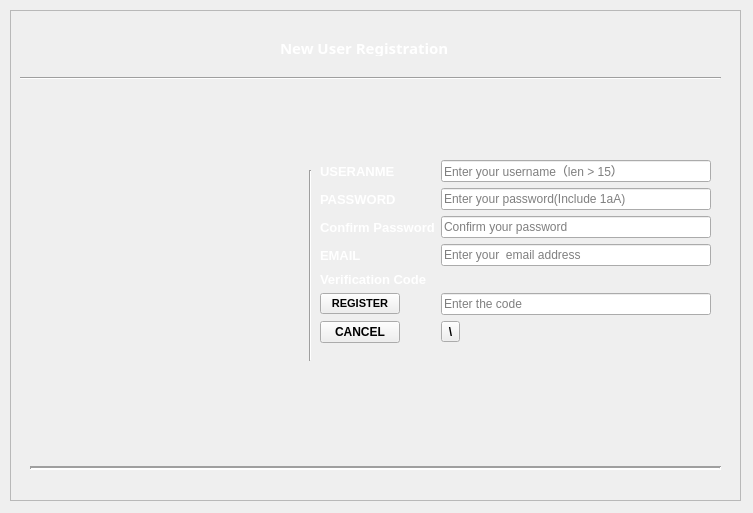
<?xml version="1.0" encoding="UTF-8"?>
<ui version="4.0">
 <class>registration</class>
 <widget class="QWidget" name="registration">
  <property name="geometry">
   <rect>
    <x>0</x>
    <y>0</y>
    <width>753</width>
    <height>513</height>
   </rect>
  </property>
  <property name="windowTitle">
   <string>System registration interface</string>
  </property>
  <property name="windowIcon">
   <iconset>
    <normaloff>C:/Users/Bao/Downloads/register_login_signup_icon_219991.ico</normaloff>C:/Users/Bao/Downloads/register_login_signup_icon_219991.ico</iconset>
  </property>
  <widget class="QFrame" name="frame">
   <property name="geometry">
    <rect>
     <x>10</x>
     <y>10</y>
     <width>731</width>
     <height>491</height>
    </rect>
   </property>
   <property name="frameShape">
    <enum>QFrame::StyledPanel</enum>
   </property>
   <property name="frameShadow">
    <enum>QFrame::Raised</enum>
   </property>
   <widget class="QLabel" name="label">
    <property name="geometry">
     <rect>
      <x>0</x>
      <y>0</y>
      <width>741</width>
      <height>491</height>
     </rect>
    </property>
    <property name="text">
     <string/>
    </property>
    <property name="pixmap">
     <pixmap>C:/Users/Bao/Desktop/bd/wallhaven-4gxmpd.jpg</pixmap>
    </property>
    <property name="scaledContents">
     <bool>true</bool>
    </property>
   </widget>
   <widget class="QWidget" name="formLayoutWidget">
    <property name="geometry">
     <rect>
      <x>310</x>
      <y>150</y>
      <width>391</width>
      <height>241</height>
     </rect>
    </property>
    <layout class="QFormLayout" name="formLayout">
     <item row="0" column="0">
      <widget class="QLabel" name="label_username">
       <property name="palette">
        <palette>
         <active>
          <colorrole role="WindowText">
           <brush brushstyle="SolidPattern">
            <color alpha="255">
             <red>255</red>
             <green>255</green>
             <blue>255</blue>
            </color>
           </brush>
          </colorrole>
         </active>
         <inactive>
          <colorrole role="WindowText">
           <brush brushstyle="SolidPattern">
            <color alpha="255">
             <red>255</red>
             <green>255</green>
             <blue>255</blue>
            </color>
           </brush>
          </colorrole>
         </inactive>
         <disabled>
          <colorrole role="WindowText">
           <brush brushstyle="SolidPattern">
            <color alpha="255">
             <red>120</red>
             <green>120</green>
             <blue>120</blue>
            </color>
           </brush>
          </colorrole>
         </disabled>
        </palette>
       </property>
       <property name="font">
        <font>
         <pointsize>10</pointsize>
         <weight>75</weight>
         <bold>true</bold>
        </font>
       </property>
       <property name="text">
        <string>USERANME</string>
       </property>
      </widget>
     </item>
     <item row="0" column="1">
      <widget class="QLineEdit" name="Line_username">
       <property name="placeholderText">
        <string>Enter your username（len &gt; 15）</string>
       </property>
      </widget>
     </item>
     <item row="1" column="0">
      <widget class="QLabel" name="label_password">
       <property name="palette">
        <palette>
         <active>
          <colorrole role="WindowText">
           <brush brushstyle="SolidPattern">
            <color alpha="255">
             <red>255</red>
             <green>255</green>
             <blue>255</blue>
            </color>
           </brush>
          </colorrole>
         </active>
         <inactive>
          <colorrole role="WindowText">
           <brush brushstyle="SolidPattern">
            <color alpha="255">
             <red>255</red>
             <green>255</green>
             <blue>255</blue>
            </color>
           </brush>
          </colorrole>
         </inactive>
         <disabled>
          <colorrole role="WindowText">
           <brush brushstyle="SolidPattern">
            <color alpha="255">
             <red>120</red>
             <green>120</green>
             <blue>120</blue>
            </color>
           </brush>
          </colorrole>
         </disabled>
        </palette>
       </property>
       <property name="font">
        <font>
         <pointsize>10</pointsize>
         <weight>75</weight>
         <bold>true</bold>
        </font>
       </property>
       <property name="text">
        <string>PASSWORD</string>
       </property>
      </widget>
     </item>
     <item row="1" column="1">
      <widget class="QLineEdit" name="Line_password">
       <property name="placeholderText">
        <string>Enter your password(Include 1aA)</string>
       </property>
      </widget>
     </item>
     <item row="2" column="0">
      <widget class="QLabel" name="label_passwordagain">
       <property name="palette">
        <palette>
         <active>
          <colorrole role="WindowText">
           <brush brushstyle="SolidPattern">
            <color alpha="255">
             <red>255</red>
             <green>255</green>
             <blue>255</blue>
            </color>
           </brush>
          </colorrole>
         </active>
         <inactive>
          <colorrole role="WindowText">
           <brush brushstyle="SolidPattern">
            <color alpha="255">
             <red>255</red>
             <green>255</green>
             <blue>255</blue>
            </color>
           </brush>
          </colorrole>
         </inactive>
         <disabled>
          <colorrole role="WindowText">
           <brush brushstyle="SolidPattern">
            <color alpha="255">
             <red>120</red>
             <green>120</green>
             <blue>120</blue>
            </color>
           </brush>
          </colorrole>
         </disabled>
        </palette>
       </property>
       <property name="font">
        <font>
         <pointsize>10</pointsize>
         <weight>75</weight>
         <bold>true</bold>
        </font>
       </property>
       <property name="text">
        <string>Confirm Password</string>
       </property>
      </widget>
     </item>
     <item row="2" column="1">
      <widget class="QLineEdit" name="Line_passwordcomfire">
       <property name="echoMode">
        <enum>QLineEdit::Password</enum>
       </property>
       <property name="placeholderText">
        <string>Confirm your password</string>
       </property>
      </widget>
     </item>
     <item row="3" column="0">
      <widget class="QLabel" name="label_email">
       <property name="palette">
        <palette>
         <active>
          <colorrole role="WindowText">
           <brush brushstyle="SolidPattern">
            <color alpha="255">
             <red>255</red>
             <green>255</green>
             <blue>255</blue>
            </color>
           </brush>
          </colorrole>
         </active>
         <inactive>
          <colorrole role="WindowText">
           <brush brushstyle="SolidPattern">
            <color alpha="255">
             <red>255</red>
             <green>255</green>
             <blue>255</blue>
            </color>
           </brush>
          </colorrole>
         </inactive>
         <disabled>
          <colorrole role="WindowText">
           <brush brushstyle="SolidPattern">
            <color alpha="255">
             <red>120</red>
             <green>120</green>
             <blue>120</blue>
            </color>
           </brush>
          </colorrole>
         </disabled>
        </palette>
       </property>
       <property name="font">
        <font>
         <pointsize>10</pointsize>
         <weight>75</weight>
         <bold>true</bold>
        </font>
       </property>
       <property name="text">
        <string>EMAIL</string>
       </property>
      </widget>
     </item>
     <item row="3" column="1">
      <widget class="QLineEdit" name="Line_email">
       <property name="placeholderText">
        <string>Enter your  email address</string>
       </property>
      </widget>
     </item>
     <item row="4" column="0">
      <widget class="QLabel" name="label_code">
       <property name="palette">
        <palette>
         <active>
          <colorrole role="WindowText">
           <brush brushstyle="SolidPattern">
            <color alpha="255">
             <red>255</red>
             <green>255</green>
             <blue>255</blue>
            </color>
           </brush>
          </colorrole>
         </active>
         <inactive>
          <colorrole role="WindowText">
           <brush brushstyle="SolidPattern">
            <color alpha="255">
             <red>255</red>
             <green>255</green>
             <blue>255</blue>
            </color>
           </brush>
          </colorrole>
         </inactive>
         <disabled>
          <colorrole role="WindowText">
           <brush brushstyle="SolidPattern">
            <color alpha="255">
             <red>120</red>
             <green>120</green>
             <blue>120</blue>
            </color>
           </brush>
          </colorrole>
         </disabled>
        </palette>
       </property>
       <property name="font">
        <font>
         <pointsize>10</pointsize>
         <weight>75</weight>
         <bold>true</bold>
        </font>
       </property>
       <property name="text">
        <string>Verification Code</string>
       </property>
      </widget>
     </item>
     <item row="4" column="1">
      <widget class="QLabel" name="codeimage">
       <property name="text">
        <string/>
       </property>
      </widget>
     </item>
     <item row="5" column="0">
      <widget class="QPushButton" name="register_but">
       <property name="palette">
        <palette>
         <active>
          <colorrole role="WindowText">
           <brush brushstyle="SolidPattern">
            <color alpha="255">
             <red>85</red>
             <green>85</green>
             <blue>255</blue>
            </color>
           </brush>
          </colorrole>
          <colorrole role="ButtonText">
           <brush brushstyle="SolidPattern">
            <color alpha="255">
             <red>0</red>
             <green>0</green>
             <blue>0</blue>
            </color>
           </brush>
          </colorrole>
         </active>
         <inactive>
          <colorrole role="WindowText">
           <brush brushstyle="SolidPattern">
            <color alpha="255">
             <red>85</red>
             <green>85</green>
             <blue>255</blue>
            </color>
           </brush>
          </colorrole>
          <colorrole role="ButtonText">
           <brush brushstyle="SolidPattern">
            <color alpha="255">
             <red>0</red>
             <green>0</green>
             <blue>0</blue>
            </color>
           </brush>
          </colorrole>
         </inactive>
         <disabled>
          <colorrole role="WindowText">
           <brush brushstyle="SolidPattern">
            <color alpha="255">
             <red>120</red>
             <green>120</green>
             <blue>120</blue>
            </color>
           </brush>
          </colorrole>
          <colorrole role="ButtonText">
           <brush brushstyle="SolidPattern">
            <color alpha="255">
             <red>120</red>
             <green>120</green>
             <blue>120</blue>
            </color>
           </brush>
          </colorrole>
         </disabled>
        </palette>
       </property>
       <property name="font">
        <font>
         <pointsize>8</pointsize>
         <weight>75</weight>
         <bold>true</bold>
        </font>
       </property>
       <property name="text">
        <string>REGISTER</string>
       </property>
       <property name="icon">
        <iconset>
         <normaloff>C:/Users/Bao/Downloads/smartphone_mobile_phone_online_registration_check_mark_checked_approved_done_icon_175516.ico</normaloff>C:/Users/Bao/Downloads/smartphone_mobile_phone_online_registration_check_mark_checked_approved_done_icon_175516.ico</iconset>
       </property>
      </widget>
     </item>
     <item row="6" column="0">
      <widget class="QPushButton" name="Cancel_but">
       <property name="font">
        <font>
         <weight>75</weight>
         <bold>true</bold>
        </font>
       </property>
       <property name="text">
        <string>CANCEL</string>
       </property>
       <property name="icon">
        <iconset>
         <normaloff>C:/Users/Bao/Downloads/receipt_cancel_icon_177356.ico</normaloff>C:/Users/Bao/Downloads/receipt_cancel_icon_177356.ico</iconset>
       </property>
       <property name="flat">
        <bool>false</bool>
       </property>
      </widget>
     </item>
     <item row="5" column="1">
      <widget class="QLineEdit" name="Linecode">
       <property name="placeholderText">
        <string>Enter the code</string>
       </property>
      </widget>
     </item>
     <item row="6" column="1">
      <widget class="QToolButton" name="tool_refrash">
       <property name="font">
        <font>
         <weight>75</weight>
         <bold>true</bold>
        </font>
       </property>
       <property name="text">
        <string>\</string>
       </property>
       <property name="icon">
        <iconset>
         <normaloff>C:/Users/Bao/Downloads/icons8-depth-effect-48.png</normaloff>C:/Users/Bao/Downloads/icons8-depth-effect-48.png</iconset>
       </property>
      </widget>
     </item>
    </layout>
   </widget>
   <widget class="Line" name="displayline3">
    <property name="geometry">
     <rect>
      <x>20</x>
      <y>450</y>
      <width>691</width>
      <height>16</height>
     </rect>
    </property>
    <property name="lineWidth">
     <number>2</number>
    </property>
    <property name="orientation">
     <enum>Qt::Horizontal</enum>
    </property>
   </widget>
   <widget class="QLabel" name="img">
    <property name="geometry">
     <rect>
      <x>30</x>
      <y>160</y>
      <width>261</width>
      <height>211</height>
     </rect>
    </property>
    <property name="text">
     <string/>
    </property>
    <property name="pixmap">
     <pixmap>C:/Users/Bao/Desktop/bd/wallhaven-4oqz15.jpg</pixmap>
    </property>
    <property name="scaledContents">
     <bool>true</bool>
    </property>
   </widget>
   <widget class="QLabel" name="titke">
    <property name="geometry">
     <rect>
      <x>270</x>
      <y>30</y>
      <width>211</width>
      <height>16</height>
     </rect>
    </property>
    <property name="palette">
     <palette>
      <active>
       <colorrole role="WindowText">
        <brush brushstyle="SolidPattern">
         <color alpha="255">
          <red>255</red>
          <green>255</green>
          <blue>255</blue>
         </color>
        </brush>
       </colorrole>
      </active>
      <inactive>
       <colorrole role="WindowText">
        <brush brushstyle="SolidPattern">
         <color alpha="255">
          <red>255</red>
          <green>255</green>
          <blue>255</blue>
         </color>
        </brush>
       </colorrole>
      </inactive>
      <disabled>
       <colorrole role="WindowText">
        <brush brushstyle="SolidPattern">
         <color alpha="255">
          <red>120</red>
          <green>120</green>
          <blue>120</blue>
         </color>
        </brush>
       </colorrole>
      </disabled>
     </palette>
    </property>
    <property name="font">
     <font>
      <family>PT Bold Dusky</family>
      <pointsize>11</pointsize>
      <weight>75</weight>
      <italic>false</italic>
      <bold>true</bold>
      <underline>false</underline>
      <strikeout>false</strikeout>
      <stylestrategy>PreferAntialias</stylestrategy>
     </font>
    </property>
    <property name="text">
     <string>New User Registration</string>
    </property>
   </widget>
   <widget class="Line" name="displayline2">
    <property name="geometry">
     <rect>
      <x>290</x>
      <y>160</y>
      <width>20</width>
      <height>191</height>
     </rect>
    </property>
    <property name="orientation">
     <enum>Qt::Vertical</enum>
    </property>
   </widget>
   <widget class="Line" name="displayline1">
    <property name="geometry">
     <rect>
      <x>10</x>
      <y>60</y>
      <width>701</width>
      <height>16</height>
     </rect>
    </property>
    <property name="orientation">
     <enum>Qt::Horizontal</enum>
    </property>
   </widget>
  </widget>
 </widget>
 <resources/>
 <connections/>
</ui>
